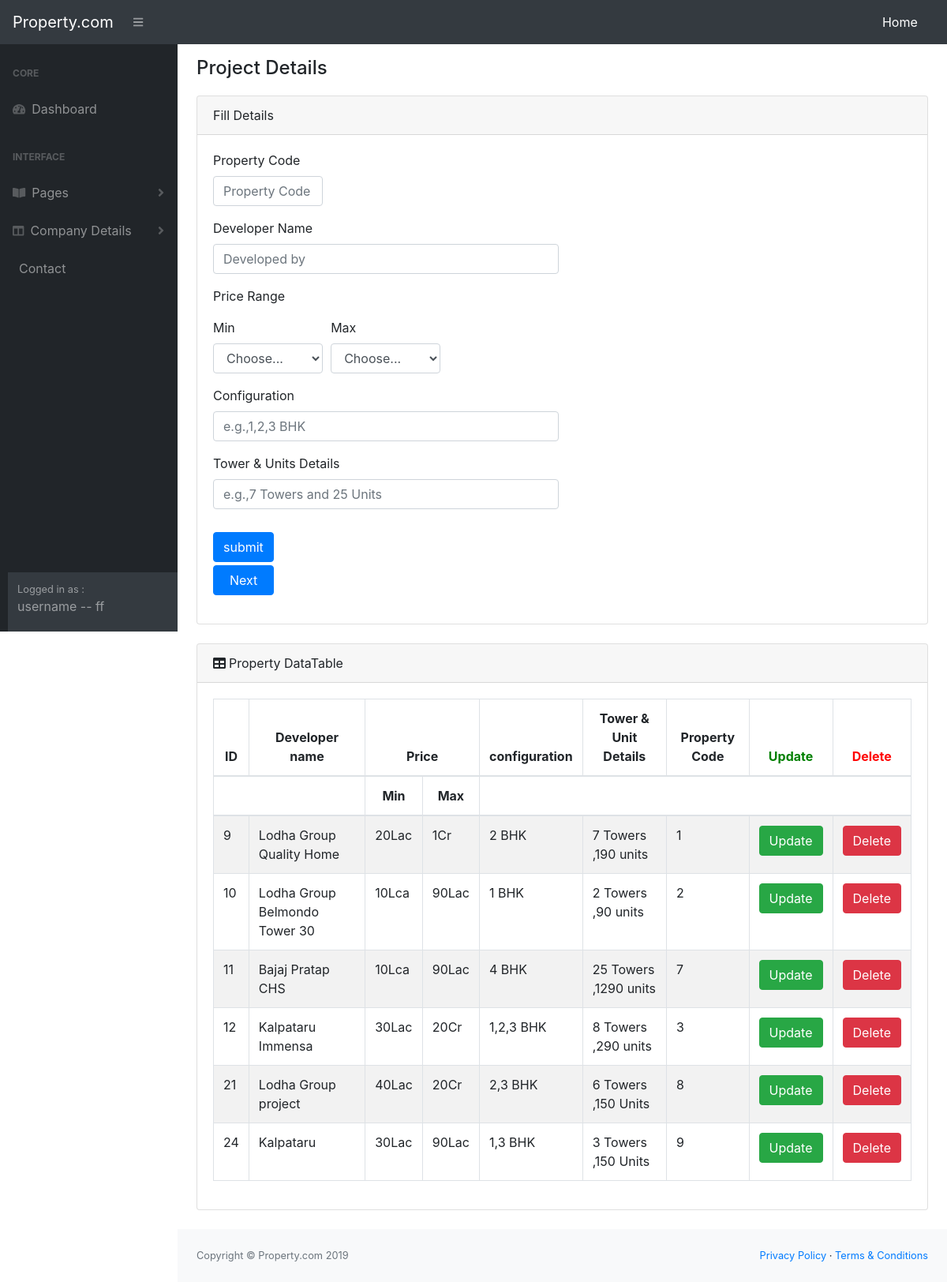
/admin_dashboard/dist/project-details.php (signed in), run on the app's committed database.
### tables this page shows
CREATE TABLE `project_details` (
  `project_id` int(200) NOT NULL,
  `dname` varchar(200) NOT NULL,
  `pminrange` varchar(200) NOT NULL,
  `pmaxrange` varchar(200) NOT NULL,
  `pcon` varchar(200) NOT NULL,
  `ptower` varchar(200) NOT NULL,
  `pcode` int(11) NOT NULL
);

### admin_dashboard/dist/project-details.php (the view, shortened to what this page needs)
<?php
  include("config.php");
  $result = mysqli_query($mysqli,"select * from project_details order by project_id asc");
?>
<?php
	include("navbar.php");
?>
<div id="layoutSidenav">
	<?php
		include("sidebar.php");
	?>
	<div id="layoutSidenav_content">
				<main>
                    <div class="container-fluid">
                        <h4 class="mt-3" style="margin-bottom: 20px;">Project Details</h4>
                            <div class="card mb-4">
                              <div class="card-header">Fill Details</div>
                              <div class="card-body">
                                <form action="project-details-fun.php" method="POST">
														      <div class="form-row">
														        <div class="form-group col-md-2">
														          <label for="pcode">Property Code</label>
														          <input type="text" class="form-control" name="pcode" id="pcode" placeholder="Property Code">
														        </div>
														      </div>
														      <div class="form-row">
														        <div class="form-group col-md-6">
														          <label for="dname">Developer Name</label>
														          <input type="text" class="form-control" name="dname" id="dname" placeholder="Developed by">
														        </div>
														      </div>
														      <div class="form-row">
														        <div class="form-group col-md-6">
														          <label for="prange" style=" margin-bottom:-10px ;">Price Range
														          </label>
														        </div>
														      </div>
														      <div class="form-row">
														        <div class="form-group col-md-2">
														          <label for="pminrange">Min</label>
														          <select id="pminrange" class="form-control" name="pminrange" id="pminrange">
														              <option selected>Choose...</option>
														          </select>
														        </div>
														        <div class="form-group col-md-2">
														          <label for="pmaxrange">Max</label>
														          <select id="pmaxrange" class="form-control" name="pmaxrange" id="pmaxrange">
														            <option selected>Choose...</option>
														          </select>
														        </div>
														      </div>
														      <div class="form-row">
														        <div class="form-group col-md-6">
														          <label for="pcon">Configuration</label>
														          <input type="text" class="form-control" name="pcon" id="pcon" placeholder="e.g.,1,2,3 BHK">
														        </div>
														      </div>
														      <div class="form-row">
														        <div class="form-group col-md-6">
														          <label for="ptower">Tower & Units Details</label>
														          <input type="text" class="form-control" name="ptower" id="ptower" placeholder="e.g.,7 Towers and 25 Units">
														        </div>
														      </div>
														    <input type="submit" class="btn btn-primary" style="margin-top:1.5%;"
														   name="submit4" value="submit">
                                </form>
                                <div class="form-row">
									<div class="form-group col-md-2">
									<input type="submit" class="btn btn-primary" style="margin-top:4px; padding-left: 20px; padding-right:20px;  text-align: center;" name="next" value="Next"
										onclick="location.href='property-image-details.php';">
									</div>
								</div>
                             </div>
                            </div>
                            <div class="card mb-4">
                              <div class="card-header"><i class="fas fa-table mr-1"></i>Property DataTable</div>
                                <div class="card-body">
                                  <div class="table-responsive">
                                      <table class="table table-striped table-bordered" width="100%"
                                        cellspacing="0">
                                        	<thead>
																            <tr style="text-align: center;">
																              <th>ID</th>
																              <th>Developer name</th>
																              <th colspan="2">Price</th>
																              <th>configuration</th>
																              <th>Tower & Unit Details</th>
																              <th>Property Code</th>
																              <th style="color:green;">Update</th>
																              <th style="color:red;">Delete</th>
																                <tr style="text-align: center;">
																                  <th colspan="2" ></th>
																                  <th>Min</th>
																                  <th>Max</th>
																                <th colspan="5" ></th>
																                </tr>
																            </tr>
																          </thead>
																          <?php
																		        while ($res = mysqli_fetch_array($result))
																		        {
																		      ?>
																		      <tr>
															              <td><?php echo $res['project_id']; ?></td>
															              <td><?php echo $res['dname']; ?></td>
															              <td><?php echo $res['pminrange']; ?></td>
															              <td><?php echo $res['pmaxrange']; ?></td>
															              <td><?php echo $res['pcon']; ?></td>
															              <td><?php echo $res['ptower']; ?></td>
															              <td><?php echo $res['pcode']; ?></td>
															              <td><button class="btn btn-success"><a href="project-update.php?project_id=<?php echo $res['project_id']; ?>" class="text-white">Update</a>
															              </button></td>
															              <td><button class="btn btn-danger"><a href="project-details-fun.php?project_id=<?php echo $res['project_id']; ?>" class="text-white">Delete</a>
															              </button></td>
															          </tr>
															        <?php
															        }
															        ?>
                                      </table>
                                  </div>
                                </div>
                            </div>
                    </div>
                </main>
		<?php
			include("admin-panel-footer.php");
		?>
    </div>
</div>

### data on the page
project_details: project_id "9", dname "Lodha Group Quality Home", pminrange "20Lac", pmaxrange "1Cr", pcon "2 BHK", ptower "7 Towers ,190 units", pcode "1"
project_details: project_id "10", dname "Lodha Group Belmondo Tower 30", pminrange "10Lca", pmaxrange "90Lac", pcon "1 BHK", ptower "2 Towers ,90 units", pcode "2"
project_details: project_id "11", dname "Bajaj Pratap CHS", pminrange "10Lca", pmaxrange "90Lac", pcon "4 BHK", ptower "25 Towers ,1290 units", pcode "7"
project_details: project_id "12", dname "Kalpataru Immensa", pminrange "30Lac", pmaxrange "20Cr", pcon "1,2,3 BHK", ptower "8 Towers ,290 units", pcode "3"
project_details: project_id "21", dname "Lodha Group project", pminrange "40Lac", pmaxrange "20Cr", pcon "2,3 BHK", ptower "6 Towers ,150 Units", pcode "8"
project_details: project_id "24", dname "Kalpataru", pminrange "30Lac", pmaxrange "90Lac", pcon "1,3 BHK", ptower "3 Towers ,150 Units", pcode "9"

### other printed values
$_SESSION['username'] "ff"
